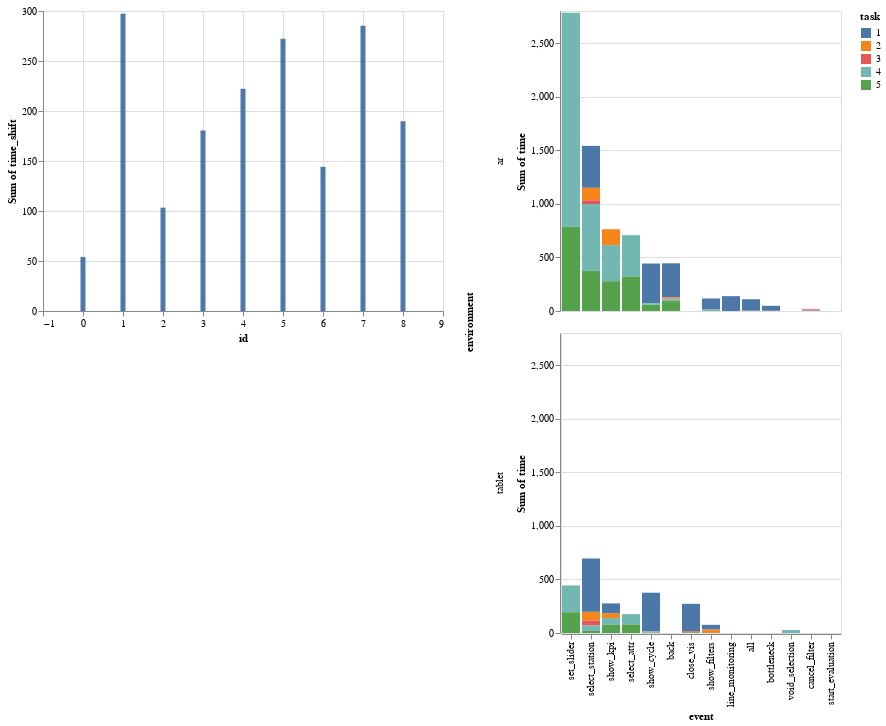

The notebook cell this image was saved under:
### Code cell
# (alt.Chart(events).mark_bar().encode(
#     y="sum(time_shift)",
#     x=alt.X("id"),
# ) | alt.Chart(events).mark_bar().encode(
#     y="sum(time)",
#     x=alt.Y("event",sort="-y"),
#     color="task:N"
# ).facet(row="environment"))

### Figure 1 — Vega-Lite specification as saved in the notebook (floating-point values rounded to 4 significant figures; data arrays with more than 128 entries replaced by an {"elided": "..."} marker saying what was removed)
{"config": {"view": {"continuousWidth": 400, "continuousHeight": 300}}, "hconcat": [{"mark": "bar", "encoding": {"x": {"field": "id", "type": "quantitative"}, "y": {"aggregate": "sum", "field": "time_shift", "type": "quantitative"}}}, {"facet": {"row": {"field": "environment", "type": "nominal"}}, "spec": {"mark": "bar", "encoding": {"color": {"field": "task", "type": "nominal"}, "x": {"field": "event", "sort": "-y", "type": "nominal"}, "y": {"aggregate": "sum", "field": "time", "type": "quantitative"}}}}], "data": {"name": "data-e222d2cdc5945b78b15be2893e6821cb"}, "$schema": "https://vega.github.io/schema/vega-lite/v4.17.0.json", "datasets": {"data-e222d2cdc5945b78b15be2893e6821cb": {"elided": "365 records"}}}
